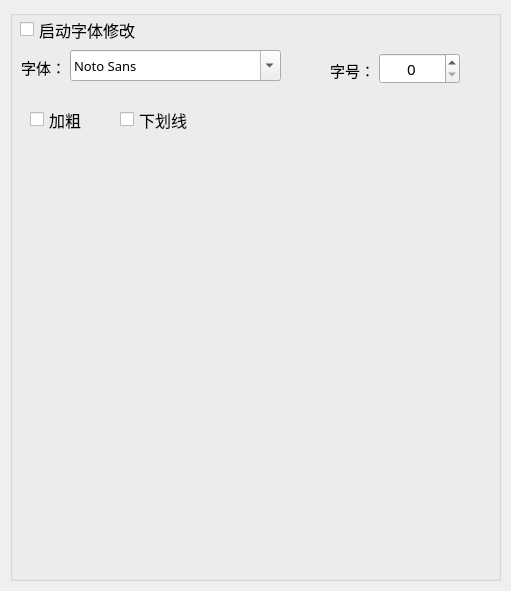
<?xml version="1.0" encoding="UTF-8"?>
<ui version="4.0">
 <class>Form</class>
 <widget class="QWidget" name="Form">
  <property name="geometry">
   <rect>
    <x>0</x>
    <y>0</y>
    <width>511</width>
    <height>591</height>
   </rect>
  </property>
  <property name="windowTitle">
   <string>Form</string>
  </property>
  <widget class="QGroupBox" name="char_createNewChar">
   <property name="geometry">
    <rect>
     <x>10</x>
     <y>10</y>
     <width>491</width>
     <height>571</height>
    </rect>
   </property>
   <property name="font">
    <font>
     <family>华文细黑</family>
     <pointsize>10</pointsize>
    </font>
   </property>
   <property name="title">
    <string/>
   </property>
   <widget class="QLabel" name="font_name_label">
    <property name="geometry">
     <rect>
      <x>11</x>
      <y>47</y>
      <width>61</width>
      <height>20</height>
     </rect>
    </property>
    <property name="font">
     <font>
      <family>华文细黑</family>
      <pointsize>11</pointsize>
     </font>
    </property>
    <property name="text">
     <string>字体：</string>
    </property>
   </widget>
   <widget class="QLabel" name="font_size_label">
    <property name="geometry">
     <rect>
      <x>320</x>
      <y>50</y>
      <width>61</width>
      <height>20</height>
     </rect>
    </property>
    <property name="font">
     <font>
      <family>华文细黑</family>
      <pointsize>11</pointsize>
     </font>
    </property>
    <property name="text">
     <string>字号：</string>
    </property>
   </widget>
   <widget class="QSpinBox" name="font_size_select">
    <property name="geometry">
     <rect>
      <x>369</x>
      <y>43</y>
      <width>81</width>
      <height>31</height>
     </rect>
    </property>
    <property name="font">
     <font>
      <family>华文细黑</family>
      <pointsize>11</pointsize>
     </font>
    </property>
    <property name="layoutDirection">
     <enum>Qt::LeftToRight</enum>
    </property>
    <property name="alignment">
     <set>Qt::AlignCenter</set>
    </property>
   </widget>
   <widget class="QCheckBox" name="font_bold">
    <property name="geometry">
     <rect>
      <x>20</x>
      <y>100</y>
      <width>71</width>
      <height>19</height>
     </rect>
    </property>
    <property name="font">
     <font>
      <family>华文细黑</family>
      <pointsize>12</pointsize>
     </font>
    </property>
    <property name="text">
     <string>加粗</string>
    </property>
   </widget>
   <widget class="QFontComboBox" name="font_name_select">
    <property name="geometry">
     <rect>
      <x>60</x>
      <y>40</y>
      <width>211</width>
      <height>31</height>
     </rect>
    </property>
    <property name="font">
     <font>
      <family>华文细黑</family>
      <pointsize>10</pointsize>
     </font>
    </property>
   </widget>
   <widget class="QCheckBox" name="font_change">
    <property name="geometry">
     <rect>
      <x>10</x>
      <y>10</y>
      <width>171</width>
      <height>19</height>
     </rect>
    </property>
    <property name="font">
     <font>
      <family>华文细黑</family>
      <pointsize>12</pointsize>
     </font>
    </property>
    <property name="text">
     <string>启动字体修改</string>
    </property>
   </widget>
   <widget class="QCheckBox" name="font_bold_2">
    <property name="geometry">
     <rect>
      <x>110</x>
      <y>100</y>
      <width>91</width>
      <height>19</height>
     </rect>
    </property>
    <property name="font">
     <font>
      <family>华文细黑</family>
      <pointsize>12</pointsize>
     </font>
    </property>
    <property name="text">
     <string>下划线</string>
    </property>
   </widget>
  </widget>
 </widget>
 <resources/>
 <connections/>
</ui>
